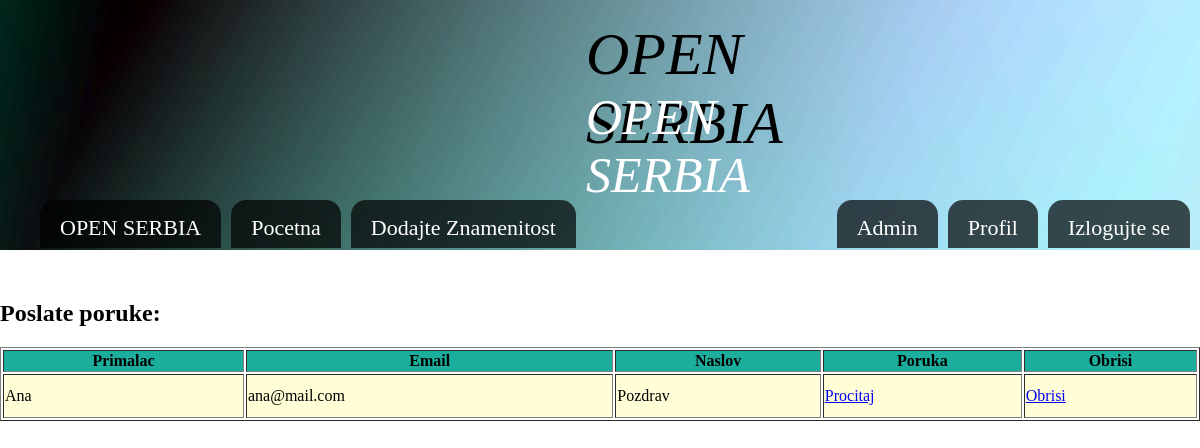
The app's page /index.php?page=outbox (signed in) with its own data.
### tables this page shows
CREATE TABLE `messages` (
  `id` int(11) NOT NULL,
  `sender_id` int(11) NOT NULL,
  `reciever_id` int(11) NOT NULL,
  `title` varchar(255) NOT NULL,
  `content` text NOT NULL,
  `is_read` tinyint(4) NOT NULL DEFAULT '0',
  `time` timestamp NOT NULL DEFAULT CURRENT_TIMESTAMP,
  `is_deleted` tinyint(4) NOT NULL DEFAULT '0',
  `is_deletedr` tinyint(4) NOT NULL DEFAULT '0'
);

CREATE TABLE `user` (
  `id` int(11) NOT NULL,
  `name` varchar(255) NOT NULL,
  `email` varchar(255) NOT NULL,
  `password` varchar(255) NOT NULL,
  `date` timestamp NOT NULL DEFAULT CURRENT_TIMESTAMP,
  `admin` tinyint(4) NOT NULL DEFAULT '0',
  `status` tinyint(4) NOT NULL DEFAULT '0',
  `is_logged` tinyint(4) NOT NULL DEFAULT '0',
  `superadmin` tinyint(4) NOT NULL DEFAULT '0',
  `is_deleted` tinyint(4) NOT NULL DEFAULT '0',
  `is_blocked` tinyint(4) NOT NULL DEFAULT '0',
  `image` varchar(255) NOT NULL
);

### controllers/outbox.php (called while the page is built, shortened)
<?php
$message = new Message();
$messages = $message->getOutboxMsg($_SESSION['id']);
$user = new User();
include __DIR__ . '/../views/outbox.php';

### models/Connect.php (called while the page is built, shortened)
<?php
class Connect{
    private static $_instance = null;
    public static function getInstance(){
        if(is_null(self::$_instance)){
            self::$_instance = new PDO("mysql:host=127.0.0.1;dbname=openserbia", "root", "");
        }
        return self::$_instance;
    }
}

### models/Model.php (called while the page is built, shortened)
<?php
abstract class Model
{
    public function __construct()
    {
        $this->db = Connect::getInstance();
    }
}

### models/Message.php (called while the page is built, shortened)
<?php
class Message extends Model
{
    public function getOutboxMsg($id)
    {
        $query = $this->db->prepare('SELECT * FROM messages WHERE sender_id = ? AND is_deleted = 0 ORDER BY id DESC');
        if($query && $query->execute([$id])){
            return $query->fetchAll(PDO::FETCH_ASSOC);
        }
        return null;
    }
}

### models/User.php (called while the page is built, shortened)
<?php
class User extends Model
{
    public function getUserById($id){
        $query = $this->db->prepare('SELECT * FROM user WHERE id=?;');
        if( $query && $query->execute([$id]) ) {
            $result = $query->fetch(PDO::FETCH_ASSOC);
            return $result;
        }
        return null;
    }
}

### views/outbox.php (the view, shortened to what this page needs)
<div class="messages">
    <h2>Poslate poruke:</h2>
<table border="1">
    <thead>
    <tr>
        <th>Primalac</th>
        <th>Email</th>
        <th>Naslov</th>
        <th>Poruka</th>
        <th>Obrisi</th>
    </tr>
    </thead>
    <tbody>
    <?php
    foreach ($messages as $msg){
        if ($msg['sender_id'] === $_SESSION['id']) {
            $userReciever = $user->getUserById($msg['reciever_id']);
        }
        ?>
        <tr>
            <td><?php echo $userReciever['name'] ?></td>
            <td><?php echo $userReciever['email'] ?></td>
            <td><?php echo $msg['title'] ?></td>
            <td>
                <a href="?page=read&action=msgreadoutbox&id=<?php echo $msg['id'] ?>">Procitaj</a>
            </td>
            <td>
                <a href="?page=delete&action=msg&id=<?php echo $msg['id']?>">Obrisi</a>
            </td>
        </tr>
        <?php
    }
    ?>
    </tbody>
</table>
</div>

### style.css (style rules this page uses)
body { margin:0; padding: 0; font-family: Tahoma; }
table { width: 1200px; }
thead { background-color: rgb(28, 174, 156); }
td { height: 40px; background-color: rgb(255, 254, 214); }
.messages { margin-top: 50px; }

### records on screen
messages: user.name "Ana", user.email "ana@mail.com", title "Pozdrav"
